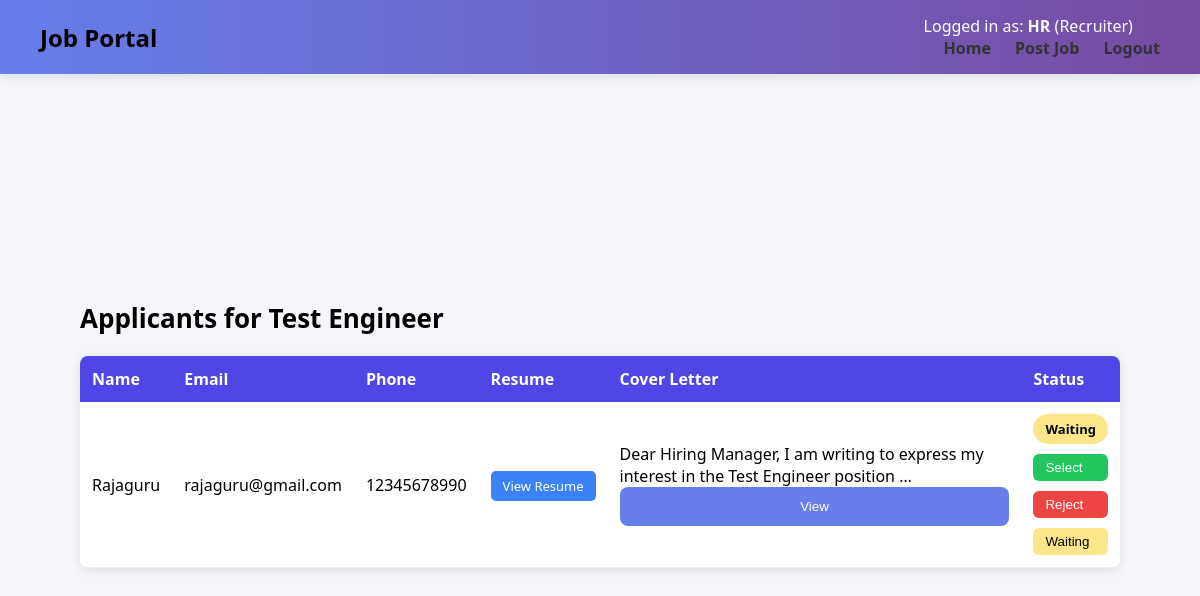
Screenshot of /applications/20/ (signed in) with the database file from the repository.
### myapp/models.py (models this page shows, shortened)
class Profile(models.Model):
    ROLE_CHOICES = (
        ('seeker', 'Job Seeker'),
        ('recruiter', 'Recruiter'),
    )
    user = models.OneToOneField(User, on_delete=models.CASCADE)
    role = models.CharField(max_length=20, choices=ROLE_CHOICES)

class Job(models.Model):
    title = models.CharField(max_length=200)
    company = models.CharField(max_length=200)
    location = models.CharField(max_length=200)
    description = models.TextField()
    salary = models.CharField(max_length=100)
    experience = models.CharField(max_length=100)
    posted_by = models.ForeignKey(User, on_delete=models.CASCADE)

class Application(models.Model):
    STATUS_CHOICES = [
        ('waiting', 'Waiting'),
        ('selected', 'Selected'),
        ('rejected', 'Rejected'),
    ]
    job = models.ForeignKey(Job, on_delete=models.CASCADE)
    applicant = models.ForeignKey(User, on_delete=models.CASCADE)
    name = models.CharField(max_length=200)
    email = models.EmailField()
    phone = models.CharField(max_length=15)
    resume = models.FileField(upload_to='resumes/')
    cover_letter = models.TextField()
    applied_at = models.DateTimeField(auto_now_add=True)
    status = models.CharField(
        max_length=10,
        choices=STATUS_CHOICES,
        default='waiting'
    )

### myapp/views.py (the view, shortened to what this page needs)
# urls.py: path('applications/<int:pk>/', views.view_applicants, name='view_applicants'),
@login_required
def view_applicants(request, pk):
    job = get_object_or_404(Job, pk=pk)
    if request.user.profile.role != "recruiter":
        messages.error(request, "Access Denied!")
        return redirect("home")
    applicants = job.application_set.all()  # all applicants for this job
    return render(request, "view_applicants.html", {"job": job, "applicants": applicants})

### myapp/templates/view_applicants.html (shortened to what this page needs)
{% extends 'base.html' %} {% load static %} {% block content %}
<div class="applicants-container">
  <h2 class="applicants-title">Applicants for {{ job.title }}</h2>
  {% if applicants %}
  <table class="applicants-table">
    <thead>
      <tr>
        <th>Name</th>
        <th>Email</th>
        <th>Phone</th>
        <th>Resume</th>
        <th>Cover Letter</th>
        {% if user.profile.role == "recruiter" %}
        <th>Status</th>
        {% elif user.profile.role == "seeker" %}
        <th>Application Status</th>
        {% endif %}
      </tr>
    </thead>
    <tbody>
      {% for app in applicants %}
      <tr>
        <td>{{ app.name }}</td>
        <td>{{ app.email }}</td>
        <td>{{ app.phone }}</td>
        <td>
          {% if app.resume %}
          <a href="{{ app.resume.url }}" target="_blank" class="resume-btn"
            >View Resume</a
          >
          {% else %} - {% endif %}
        </td>
        <td>
          <span class="cover-preview">
            {{ app.cover_letter|truncatewords:15 }}
          </span>
          <button
            onclick="showCover('{{ app.cover_letter|escapejs }}')"
            class="cover-btn"
          >
            View
          </button>
        </td>
        {% if user.profile.role == "recruiter" %}
        <td class="status-cell">
          <span class="status-badge {{ app.status }}">
            {{ app.status|capfirst }}
          </span>
          <div class="status-actions">
            <form
              method="POST"
              action="{% url 'update_status' app.pk 'selected' %}"
            >
              <button type="submit" class="action-btn select-btn">
                Select
              </button>
            </form>
            <form
              method="POST"
              action="{% url 'update_status' app.pk 'rejected' %}"
            >
              <button type="submit" class="action-btn reject-btn">
                Reject
              </button>
            </form>
            <form
              method="POST"
              action="{% url 'update_status' app.pk 'waiting' %}"
            >
              <button type="submit" class="action-btn wait-btn">Waiting</button>
            </form>
          </div>
        </td>
        {% elif user.profile.role == "seeker" %}
        <td>
          <span class="status {{ app.status }}">
            {{ app.status|capfirst }}
          </span>
        </td>
        {% endif %}
      </tr>
      {% endfor %}
    </tbody>
  </table>
  {% else %}
  <div class="no-applicants">
    <h3>No applicants yet.</h3>
  </div>
  {% endif %}
</div>
{% endblock %}

### myapp/templates/base.html (shortened to what this page needs)
{% load static %}
<!doctype html>
<html>
  <head>
    <link rel="stylesheet" href="{% static 'css/style.css' %}" />
  </head>
  <body>
    <nav>
      <h1>Job Portal</h1>
      <div class="nav-links">
        {% if user.is_authenticated %}
        <p style="color: white">
          Logged in as: <strong>{{ user.username }}</strong>
          ({{ user.profile.role|title }})
        </p>
        {% endif %}
        <a href="/">Home</a>
        {% if user.is_authenticated and user.profile.role == "recruiter" %}
        <a href="{% url 'post_job' %}">Post Job</a>
        {% endif %} {% if user.is_authenticated %}
        <a href="{% url 'logout' %}">Logout</a>
        {% else %}
        <a href="{% url 'login' %}">Login</a>
        {% endif %}
      </div>
    </nav>
    <div class="container">{% block content %}{% endblock %}</div>
  </body>
</html>

### myapp/static/css/style.css (style rules this page uses)
* { margin:0; padding:0; box-sizing:border-box; }
body { background:#f4f6f9; font-family:"Segoe UI",sans-serif; }
nav { background:linear-gradient(to right,#667eea,#764ba2); padding:15px 40px; display:flex; justify-content:space-between; align-items:center; box-shadow:0 3px 10px rgba(0,0,0,0.1); }
nav h1 { margin:0; }
.nav-links a { text-decoration:none; color:#333; margin-left:20px; font-weight:bold; }
.container { height:calc(100vh - 80px); display:flex; justify-content:center; align-items:center; }
button { width:100%; padding:12px; background:#667eea; color:white; border:none; border-radius:8px; cursor:pointer; }
.applicants-container { width:90%; max-width:1100px; margin:20px auto; padding:20px; }
.applicants-title { font-size:26px; font-weight:bold; margin-bottom:20px; }
.applicants-table { width:100%; border-collapse:collapse; background:#fff; border-radius:8px; overflow:hidden; box-shadow:0 2px 10px rgba(0,0,0,0.1); }
.applicants-table th { background:#4f46e5; color:#fff; padding:12px; text-align:left; }
.applicants-table td { padding:12px; border-bottom:1px solid #eee; }
.resume-btn { background:#3b82f6; color:white; padding:6px 12px; border-radius:5px; text-decoration:none; font-size:13px; white-space:nowrap; }
.status-badge { padding:6px 12px; border-radius:20px; font-size:13px; font-weight:600; display:inline-block; }
.status-badge.waiting { background:#fde68a; color:#000; }
.action-btn { display:flex; gap:20px; margin-top:10px; }
.select-btn { background:#22c55e; color:white; border:none; padding:6px 12px; border-radius:6px; cursor:pointer; }
.reject-btn { background:#ef4444; color:white; border:none; padding:6px 12px; border-radius:6px; cursor:pointer; }
.wait-btn { background:#fde68a; color:black; border:none; padding:6px 12px; border-radius:6px; cursor:pointer; }

### rows the page displays
Job: title "Test Engineer"
Application: name "Rajaguru", email "rajaguru@gmail.com", phone "12345678990", cover_letter "Dear Hiring Manager, I am writing to express my interest in the Test Engineer position …", status "Waiting"

### other values shown
{{ user.username }} "HR"
{{ user.profile.role|title }} "Recruiter"
